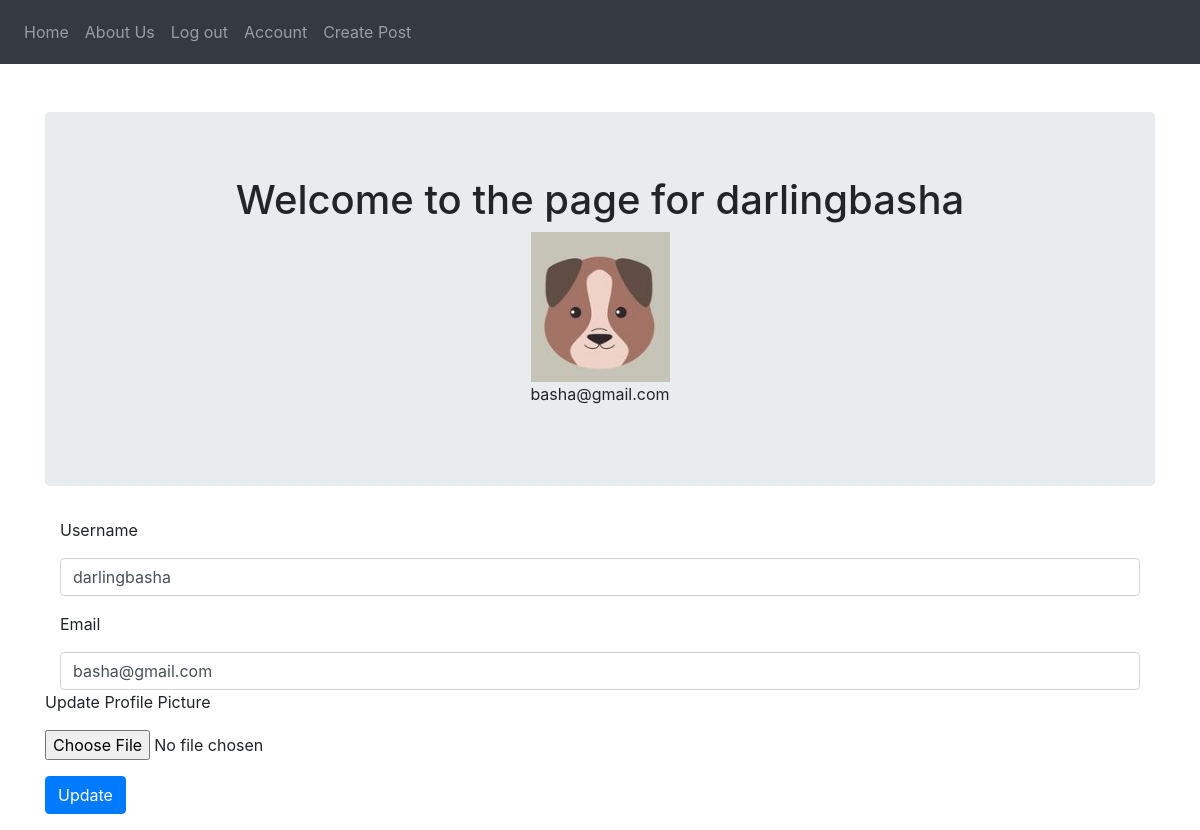
Page /account (signed in) on the committed database.
### puppycompanyblog/models.py (models this page shows, shortened)
class User(db.Model, UserMixin):
    __tablename__ = 'users'
    id = db.Column(db.Integer, primary_key = True)
    profile_image = db.Column(db.String(20), nullable=False, default='default_profile.png')
    email = db.Column(db.String(64), unique=True, index=True)
    username = db.Column(db.String(64), unique=True, index=True)
    password_hash = db.Column(db.String(128))
    posts = db.relationship('BlogPost', backref='author', lazy=True)

### puppycompanyblog/users/views.py (the view)
@users.route("/account", methods=['GET', 'POST'])
@login_required
def account():
    form = UpdateUserForm()
    if form.validate_on_submit():
        print(form)
        if form.picture.data:
            username = current_user.username
            pic = add_profile_pic(form.picture.data,username)
            current_user.profile_image = pic
        current_user.username = form.username.data
        current_user.email = form.email.data
        db.session.commit()
        flash('User Account Updated')
        return redirect(url_for('users.account'))
    elif request.method == 'GET':
        form.username.data = current_user.username
        form.email.data = current_user.email
    profile_image = url_for('static', filename='profile_pics/' + current_user.profile_image)
    return render_template('account.html', profile_image=profile_image, form=form)

### puppycompanyblog/users/forms.py (shortened to what this page needs)
class UpdateUserForm(FlaskForm):
    email = StringField('Email', validators=[DataRequired(),Email()])
    username = StringField('Username', validators=[DataRequired()])
    picture = FileField('Update Profile Picture', validators=[FileAllowed(['jpg', 'png'])])
    submit = SubmitField('Update')

### puppycompanyblog/models.py (called while the page is built)
@login_manager.user_loader
def load_user(user_id):
    return User.query.get(user_id)

### puppycompanyblog/templates/account.html (shortened to what this page needs)
{% extends "base.html" %}
{% block content %}
<br><br>
<div class="jumbotron">
  <div align='center'>
    <h1>Welcome to the page for {{current_user.username}}</h1>
    <img align='center' src="{{ url_for('static', filename='profile_pics/' + current_user.profile_image) }}">
    <p>{{ current_user.email }}</p>
  </div>
</div>
<div class="container">
  <form method="POST" action="" enctype="multipart/form-data">
    <div class="form-group">
      {{ form.username.label(class="form-group") }}
      {{form.username(class='form-control') }}
    </div <div class="form-group">
    {{ form.email.label(class="form-group") }}
    {{form.email(class='form-control') }}
</div>
<div class="form-group">
  {{ form.picture.label(class="form-group") }}
  {{ form.picture(class="form-control-file") }}
</div>
<div class="form-group">
  {{ form.submit(class="btn btn-primary") }}
</div>
</div>
{% endblock content %}

### rows in the picture
User: username "darlingbasha", profile_image (placeholder picture), email "basha@gmail.com"
